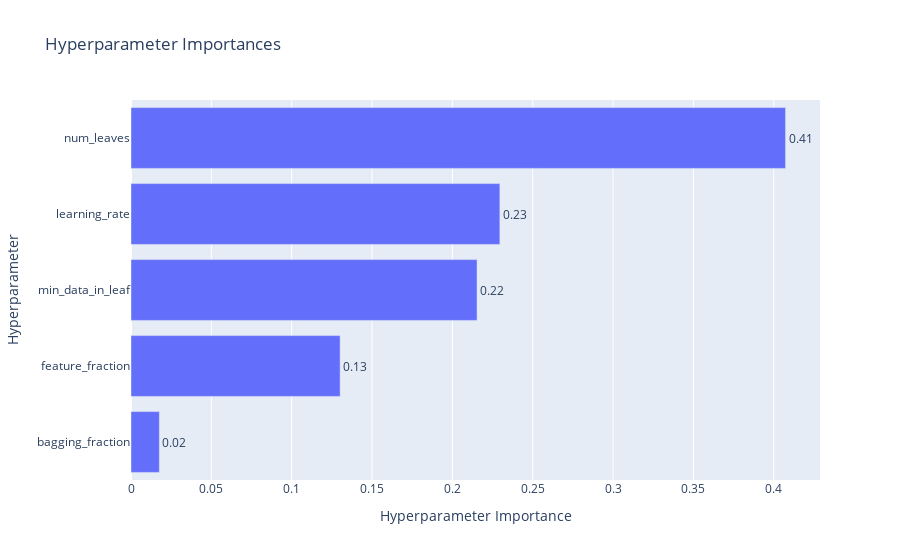

Notebook source saved alongside this figure:
### Code cell
plot_param_importances(study)

### Figure 1 — Plotly figure (JSON) as saved in the notebook; plotly's stock layout.template omitted (floating-point values rounded to 4 significant figures)
{"data": [{"cliponaxis": false, "hovertemplate": ["bagging_fraction (FloatDistribution): 0.01765360572441579<extra></extra>", "feature_fraction (FloatDistribution): 0.13013670101304284<extra></extra>", "min_data_in_leaf (IntDistribution): 0.21534696969865427<extra></extra>", "learning_rate (FloatDistribution): 0.22954350193646755<extra></extra>", "num_leaves (IntDistribution): 0.4073192216274196<extra></extra>"], "name": "Objective Value", "orientation": "h", "text": ["0.02", "0.13", "0.22", "0.23", "0.41"], "textposition": "outside", "type": "bar", "x": [0.01765, 0.1301, 0.2153, 0.2295, 0.4073], "y": ["bagging_fraction", "feature_fraction", "min_data_in_leaf", "learning_rate", "num_leaves"]}], "layout": {"title": {"text": "Hyperparameter Importances"}, "xaxis": {"title": {"text": "Hyperparameter Importance"}}, "yaxis": {"title": {"text": "Hyperparameter"}}}}
